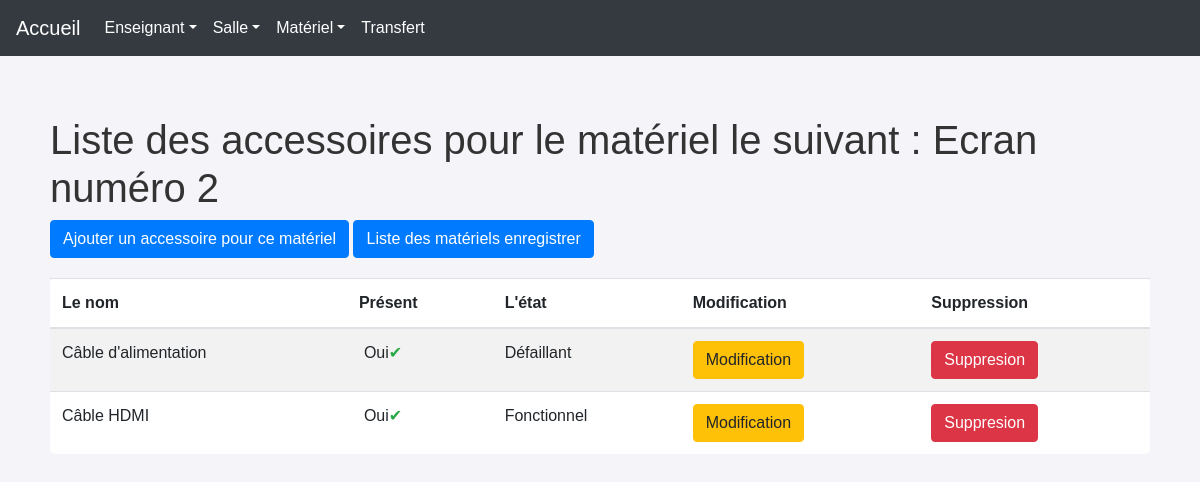
/gestion_de_materiel/materiel/3/accessoires/, run on the app's committed database.
### gestion_de_materiel/models.py (models this page shows, shortened)
class Materiel(models.Model):
    nom = models.CharField(
        max_length=100,
        blank=False,
        null=True,
        default=''
    )
    budget = models.CharField(
        max_length=100,
        blank=False,
        null=True,
        default=''
    )
    proprietaire = models.ForeignKey(
        Enseignant,
        on_delete=models.CASCADE,
        null=True,
        related_name='materiels_possedes'
    )
    lieu = models.ForeignKey(
        Salle,
        on_delete=models.CASCADE,
        null=True
    )
    possesseur = models.ForeignKey(
        Enseignant,
        on_delete=models.CASCADE,
        null=True,
        blank=True,
        related_name='materiels_en_possession'
    )

class AccessoireMateriel(models.Model):
    material = models.ForeignKey(
        Materiel,
        on_delete=models.CASCADE,
        null=True
    )
    nom = models.CharField(
        max_length=100,
        blank = True
    )
    present = models.BooleanField(
        default=True
    )
    etat = models.CharField(
        max_length=100,
        blank=True,
        null=True
    )

### gestion_de_materiel/views.py (the view)
# urls.py: path('gestion_de_materiel/materiel/<int:materiel_id>/accessoires/', liste_accessoires, name='liste_accessoires'),
def liste_accessoires(request, materiel_id):
    materiel = Materiel.objects.get(id=materiel_id)
    accessoires = AccessoireMateriel.objects.filter(material=materiel)
    return render(request, 'gestion_de_materiel/materiel/accessoire/liste_accessoires.html', {'materiel': materiel, 'accessoires': accessoires})

### templates/gestion_de_materiel/materiel/accessoire/liste_accessoires.html (shortened to what this page needs)
<!DOCTYPE html>
<html>
<head>
    <link rel="stylesheet" href="https://stackpath.bootstrapcdn.com/bootstrap/4.5.0/css/bootstrap.min.css">
</head>
<body>
    {% include 'gestion_de_materiel/includes/entete.html' %}
    <div class="container content">
        <h1>Liste des accessoires pour le matériel le suivant : {{ materiel.nom }}</h1>
        <a href="{% url 'ajouter_accessoire' materiel_id=materiel.id %}" class="btn btn-primary">Ajouter un accessoire pour ce matériel</a>
        <a href="{% url 'liste_materiels' %}" class="btn btn-primary">Liste des matériels enregistrer</a>
        <table class="table table-striped">
            <thead>
                <tr>
                    <th>Le nom</th>
                    <th>Présent</th>
                    <th>L'état</th>
                    <th>Modification</th>
                    <th>Suppression</th>
                </tr>
            </thead>
            <tbody>
                {% for accessoire in accessoires %}
                    <tr>
                        <td>{{ accessoire.nom }}</td>
                        <td>
                            {% if accessoire.present %}
                                <span style="margin-left: 5px">Oui</span><span class="text-success">&#10004;</span>
                            {% else %}
                                <span style="margin-left: 5px">Non</span><span class="text-danger">&#10008;</span>
                            {% endif %}
                        </td>
                        <td>{{ accessoire.etat }}</td>
                        <td>
                            <a href="{% url 'modifier_accessoire' materiel_id=materiel.id accessoire_id=accessoire.id %}" class="btn btn-warning">Modification</a>
                        </td>
                        <td>
                            <form method="post" action="{% url 'supprimer_accessoire' materiel_id=materiel.id accessoire_id=accessoire.id %}">
                                <button type="submit" class="btn btn-danger">Suppresion</button>
                            </form>
                        </td>
                    </tr>
                {% empty %}
                    <tr>
                        <td colspan="5">Aucun accessoire n'est trouvé.</td>
                    </tr>
                {% endfor %}
            </tbody>
        </table>
    </div>
</body>
</html>

### templates/gestion_de_materiel/materiel/accessoire/liste_accessoires.html (style rules this page uses)
body { font-family: Arial, sans-serif; background-color: #f4f4f9; color: #333; }
.content { padding: 20px; }
.table { background-color: #fff; border-radius: 5px; margin-top: 20px; }
.btn-primary { background-color: #007bff; border: none; }
.btn-warning { background-color: #ffc107; border: none; color: #212529; }
.btn-danger { background-color: #dc3545; border: none; }
h1 { margin-bottom: 20px; }

### templates/gestion_de_materiel/includes/entete.html (style rules this page uses)
body { font-family: Arial, sans-serif; background-color: #f4f4f9; color: #333; }
.content { padding: 20px; }

### data on the page
Materiel: nom "Ecran numéro 2"
AccessoireMateriel: nom "Câble d'alimentation", present "Oui", etat "Défaillant"
AccessoireMateriel: nom "Câble HDMI", present "Oui", etat "Fonctionnel"
